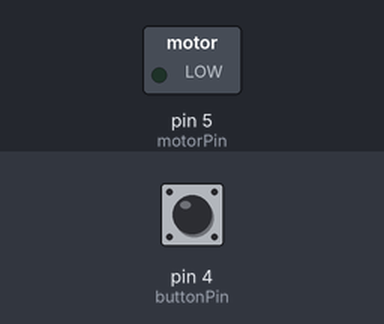
The sketch below on a simulated Arduino Uno, built with avr-gcc and run on an emulated ATmega328P. Shown: switched loads named in the sketch (green lamp = pin HIGH). Dashed ring = blinking. Inputs (shaded band) come from the test bench; at power-on: pin 4 (buttonPin) LOW.

Above: at 1.2 s.
1.3 s: pin 4 (buttonPin) pulled HIGH for 3.2 s
At 2.36 s:
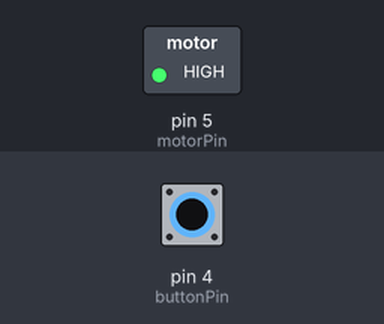
Timing chart, 0 to 6.0 s (numbered marks = the images above; inputs shaded):
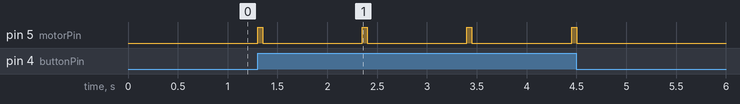

The sketch:

zonaBlavaMotor.ino
```cpp
int motorPin = 5;
int buttonPin = 4;

int buttonState = 0;         // variable for reading the pushbutton status

const unsigned long MIN = 60;
const unsigned long SEC = 1000;
const unsigned long eventInterval = 30 * MIN * SEC;
unsigned long previousTime = 0;
unsigned long currentTime = 0;

void setup()
{
  pinMode(motorPin, OUTPUT);
  pinMode(buttonPin, INPUT);
  Serial.begin(9600);


}

void moveItPlease() {
   digitalWrite(motorPin, HIGH);
   delay(50);  // Physically it moves the blue spin -> (45min? watch eventInterval var)
   digitalWrite(motorPin, LOW);
   delay(1000);
}


void loop()
{
   currentTime = millis();
   buttonState = digitalRead(buttonPin);

   if(buttonState) {
     moveItPlease();
   } else {
     if( currentTime - previousTime >= eventInterval ) {
      moveItPlease();
      previousTime = currentTime;
     }
   }
}
```

Measured:
- after the input at 1.3 s, pin 5 (motorPin): alternates HIGH for 0.05 s and LOW for 1.0 s, 8 changes in all, then stays LOW, starting at once
